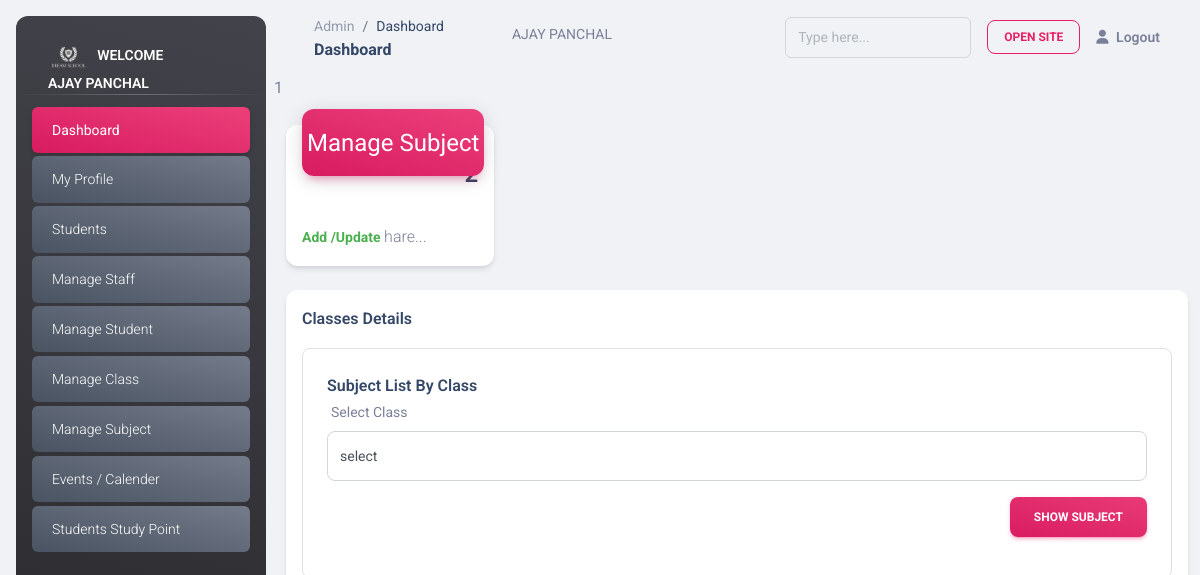
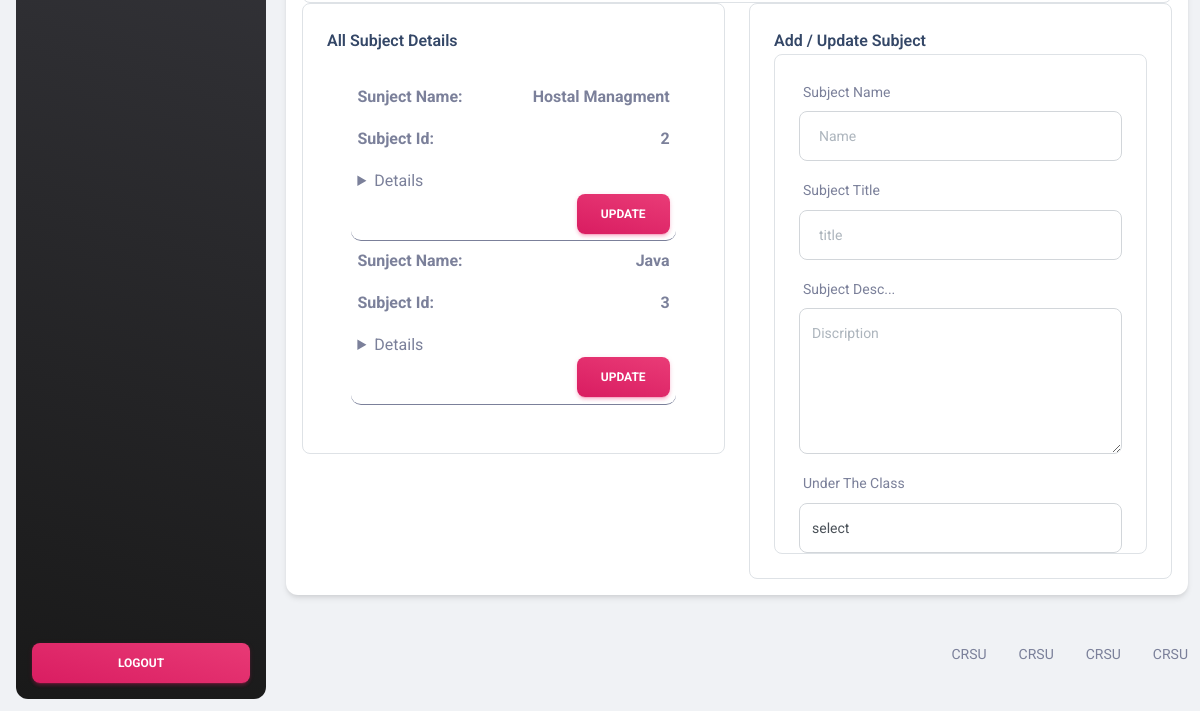
Page /admin/managesubject.php (signed in) on the earlier database version (2 pictures, top to bottom).
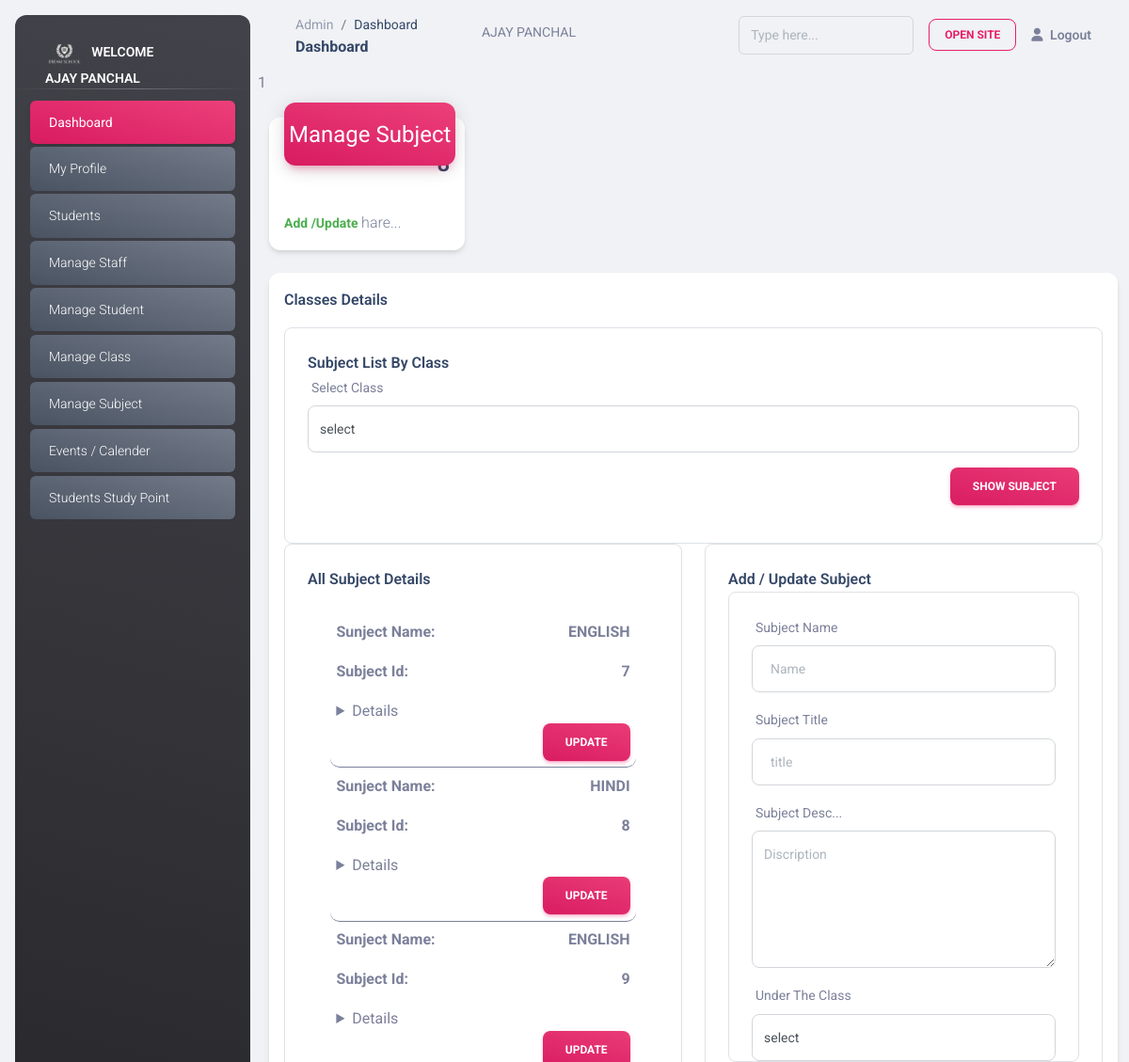
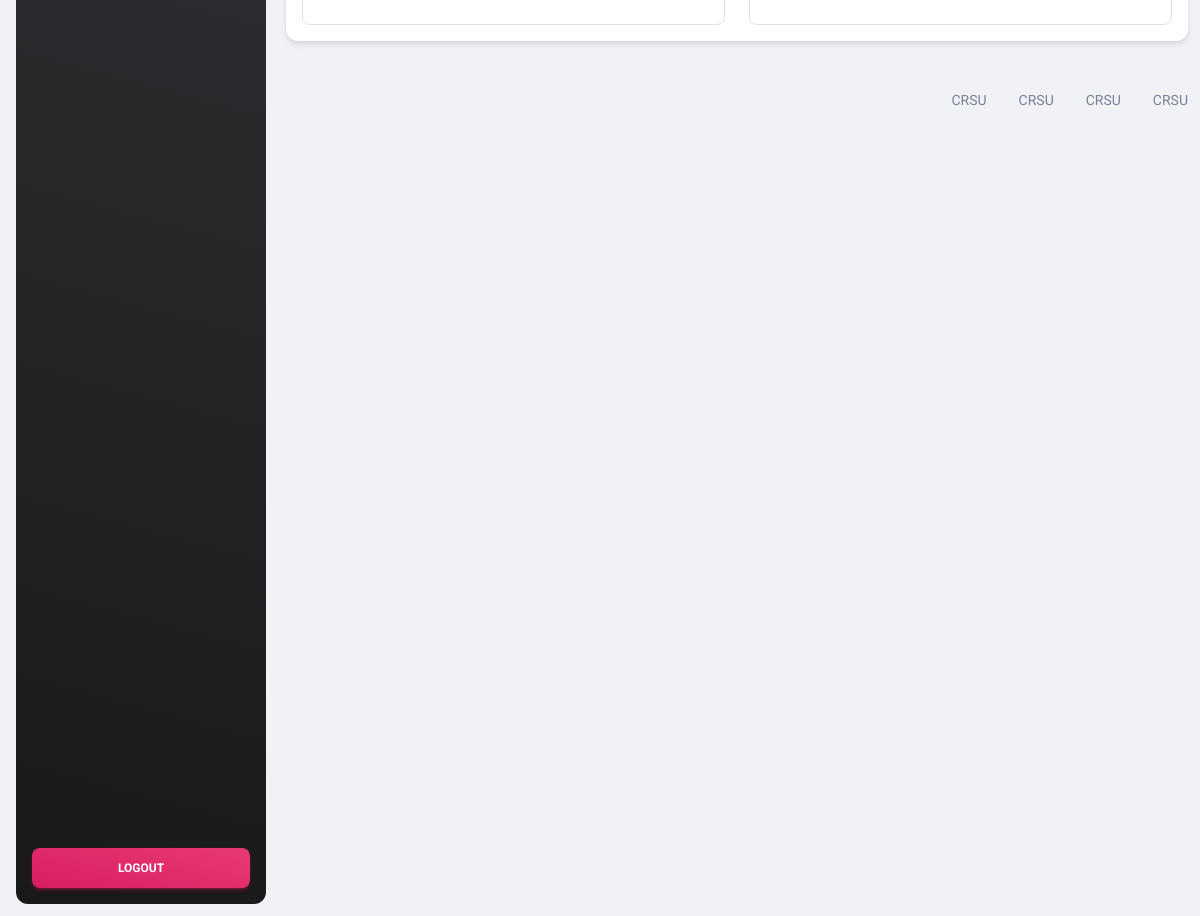
Same page on the later database version (2 pictures, top to bottom).
### tables this page shows
CREATE TABLE `subject` (
  `id` int(11) NOT NULL,
  `subject_name` varchar(500) DEFAULT NULL,
  `subject_title` mediumtext DEFAULT NULL,
  `discription` longtext DEFAULT NULL,
  `class_id` int(11) DEFAULT NULL,
  `insert_by` int(11) DEFAULT NULL,
  `update_by` int(11) DEFAULT NULL,
  `insert_at` timestamp NULL DEFAULT current_timestamp(),
  `update_at` timestamp NULL DEFAULT current_timestamp()
);

### admin/managesubject.php (the view, shortened to what the changed rows need)
<?php
include "header.php";
?>
<main class="main-content position-relative max-height-vh-100 h-100 border-radius-lg ">
  <div class="container-fluid py-4">
    <div class="row">
      <div class="col-xl-3 col-sm-6 mb-xl-0 mb-4">
        <div class="card">
          <div class="card-header p-3 pt-2">
            <div class="text-end pt-1">
              <?php
              $sql = "SELECT id FROM subject ";
              $sql = mysqli_query($conn, $sql);
              $total_subj_row = mysqli_num_rows($sql);
              ?>
              <p class="text-sm mb-0 text-capitalize">Total Subject</p>
              <h4 class="mb-0"><?= $total_subj_row ?></h4>
            </div>
          </div>
        </div>
      </div>
    </div>
    <div class="col-md-12 mb-lg-0 mb-4">
      <div class="card mt-4">
        <div class="card-body p-3">
                        <?php
                            $sql = "SELECT * FROM `classes`";
                            $sql = mysqli_query($conn, $sql);
                            while ($row = mysqli_fetch_assoc($sql)) {
                              if (isset($_GET['cls'])) {
                                $cls = $_GET['cls'];
                                if ($row['id'] == $cls) {
                                  $class_name = $row['class_name'];
                                }
                              } else {
                                $cls = "";
                              }
                            ?>
                        <?php } ?>
          <div class="row">
            <div class="col-md-6 mb-md-0 mb-4">
              <div class="card card-body border card-plain border-radius-lg  ">
                <div class="card card-body   card-plain border-radius-lg  "
                  style="overflow-y: scroll;min-height: 300px; max-height: 500px;">
                  <?php
                       $sql = "SELECT * FROM subject ";
                       $sql = mysqli_query($conn, $sql);
                       if (mysqli_num_rows($sql) > 0) {
                         while ($subj_row = mysqli_fetch_assoc($sql)) {
                       ?>
                  <div class="col-md-12 mb-md-0 mb-4 event-item">
                    <p><b>Sunject Name: </b><b style="float:right"><?= $subj_row['subject_name'] ?></b></p>
                    <p><b>Subject Id: </b><b style="float:right"><?= $subj_row['id'] ?></b></p>
                    <details>
                    </details>
                    <div class="col-12 text-end">
                      <a class="btn bg-gradient-primary mb-0"
                        href="managesubject.php?cls=<?= $cls ?>&subj=<?= $subj_row['id'] ?>">update</a>
                    </div>
                  </div>
                  <?php
                         }
                       }
                         ?>
                </div>
              </div>
            </div>
          </div>
        </div>
      </div>
    </div>
  </div>
</main>
<?php include "footer.php" ?>

Differences in the rows shown:
removed subject: subject_name "Hostal Managment", id "2"
removed subject: subject_name "Java", id "3"
added subject: subject_name "ENGLISH", id "7"
added subject: subject_name "HINDI", id "8"
added subject: subject_name "ENGLISH", id "9"
Other differences:
$total_subj_row: "2" → "8"
